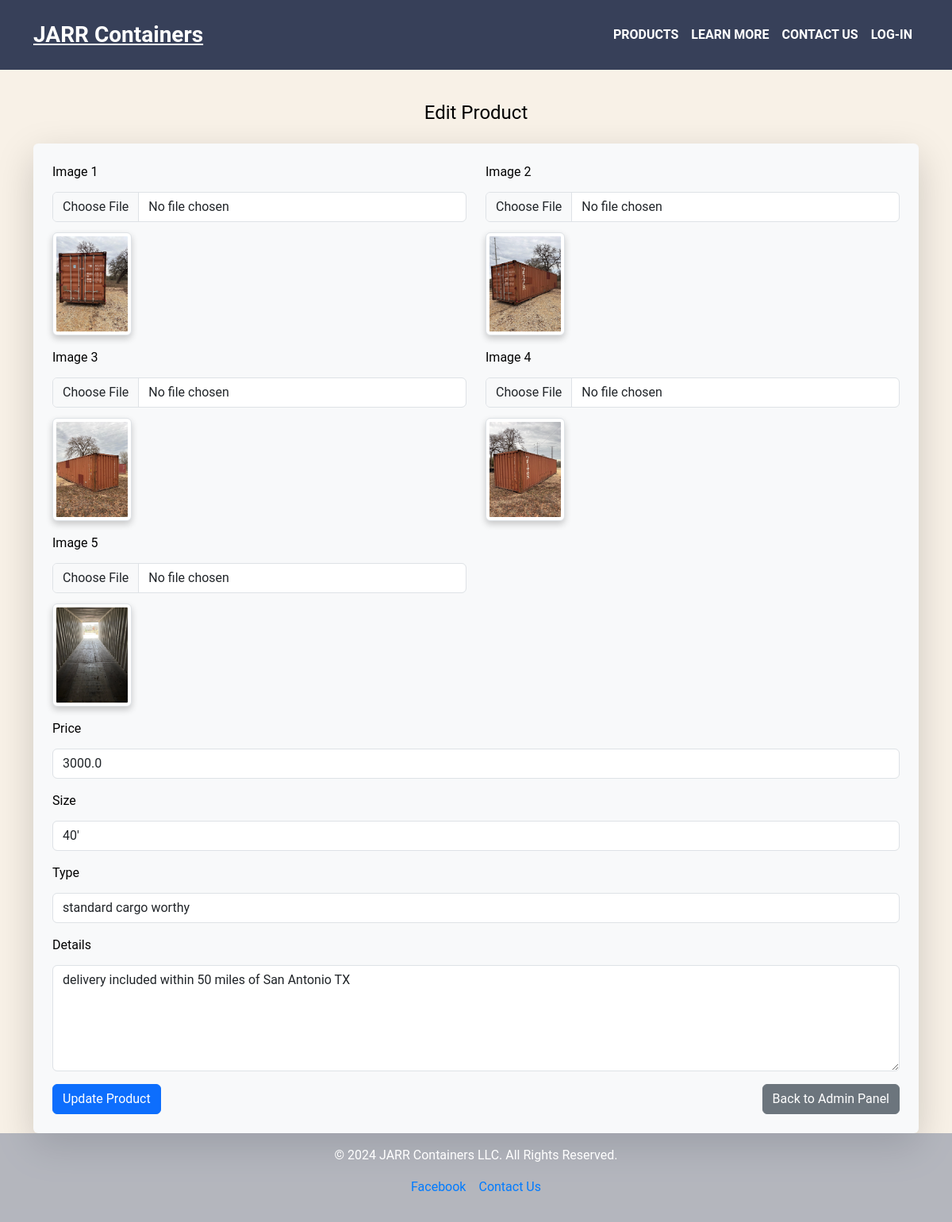
The page /admin/products/edit/6 (signed in) on the database its author committed.
### app.py (models this page shows, shortened)
class Container(db.Model):
    id = db.Column(db.Integer, primary_key=True)
    image1 = db.Column(db.String(200), nullable=True)
    image2 = db.Column(db.String(200), nullable=True)
    image3 = db.Column(db.String(200), nullable=True)
    image4 = db.Column(db.String(200), nullable=True)
    image5 = db.Column(db.String(200), nullable=True)
    price = db.Column(db.Float, nullable=False)
    size = db.Column(db.String(50), nullable=False)
    type = db.Column(db.String(50), nullable=False)
    details = db.Column(db.Text, nullable=False)

### app.py (the view, shortened to what this page needs)
@app.route('/admin/products/edit/<int:container_id>', methods=['GET', 'POST'])
@login_required
def edit_product(container_id):
    container = Container.query.get_or_404(container_id)
    return render_template('edit_product.html', container=container)

### app.py (called while the page is built)
@login_manager.user_loader
def load_user(user_id):
    return User.query.get(int(user_id))

### templates/edit_product.html (shortened to what this page needs)
{% extends 'base.html' %}
{% block content %}
<div class="container mt-5">
    <h1 class="text-center mb-4">Edit Product</h1>
    <form action="{{ url_for('edit_product', container_id=container.id) }}" method="POST" enctype="multipart/form-data" class="shadow-lg p-4 rounded bg-light">
        <div class="row">
            <div class="col-md-6 mb-3">
                <label for="image1" class="form-label">Image 1</label>
                <input type="file" name="image1" class="form-control">
                {% if container.image1 %}
                    <img src="{{ url_for('static', filename='uploads/' + container.image1) }}" alt="Image 1" class="img-thumbnail mt-2" style="width:100px;">
                {% endif %}
            </div>
            <div class="col-md-6 mb-3">
                <label for="image2" class="form-label">Image 2</label>
                <input type="file" name="image2" class="form-control">
                {% if container.image2 %}
                    <img src="{{ url_for('static', filename='uploads/' + container.image2) }}" alt="Image 2" class="img-thumbnail mt-2" style="width:100px;">
                {% endif %}
            </div>
            <div class="col-md-6 mb-3">
                <label for="image3" class="form-label">Image 3</label>
                <input type="file" name="image3" class="form-control">
                {% if container.image3 %}
                    <img src="{{ url_for('static', filename='uploads/' + container.image3) }}" alt="Image 3" class="img-thumbnail mt-2" style="width:100px;">
                {% endif %}
            </div>
            <div class="col-md-6 mb-3">
                <label for="image4" class="form-label">Image 4</label>
                <input type="file" name="image4" class="form-control">
                {% if container.image4 %}
                    <img src="{{ url_for('static', filename='uploads/' + container.image4) }}" alt="Image 4" class="img-thumbnail mt-2" style="width:100px;">
                {% endif %}
            </div>
            <div class="col-md-6 mb-3">
                <label for="image5" class="form-label">Image 5</label>
                <input type="file" name="image5" class="form-control">
                {% if container.image5 %}
                    <img src="{{ url_for('static', filename='uploads/' + container.image5) }}" alt="Image 5" class="img-thumbnail mt-2" style="width:100px;">
                {% endif %}
            </div>
        </div>
        <div class="mb-3">
            <label for="price" class="form-label">Price</label>
            <input type="text" name="price" class="form-control" value="{{ container.price }}" required>
        </div>
        <div class="mb-3">
            <label for="size" class="form-label">Size</label>
            <input type="text" name="size" class="form-control" value="{{ container.size }}" required>
        </div>
        <div class="mb-3">
            <label for="type" class="form-label">Type</label>
            <input type="text" name="type" class="form-control" value="{{ container.type }}" required>
        </div>
        <div class="mb-3">
            <label for="details" class="form-label">Details</label>
            <textarea name="details" class="form-control" rows="5" required>{{ container.details }}</textarea>
        </div>
        <div class="d-flex justify-content-between">
            <button type="submit" class="btn btn-primary">Update Product</button>
            <a href="{{ url_for('admin') }}" class="btn btn-secondary">Back to Admin Panel</a>
        </div>
    </form>
</div>
{% endblock %}

### static/css/styles.css (style rules this page uses)
* { margin: 0; padding: 0; box-sizing: border-box; }
html, body { height: 100%; margin: 0; }
body { padding-top: 80px; font-family: 'Roboto', sans-serif; background-color: #f8f1e7; color: #000; display: flex; flex-direction: column; }
form { text-align: left; margin-top: 20px; }
form input, form textarea { width: 100%; padding: 10px; margin: 5px 0; border: 1px solid #ccc; border-radius: 5px; }
form button { padding: 10px 20px; background-color: #007bff; color: white; border: none; border-radius: 5px; cursor: pointer; }
h1 { font-size: 1.5rem; font-weight: 400; }
img { border-radius: 10px; box-shadow: 0 4px 8px rgba(0, 0, 0, 0.2); }

### rows shown on the page
Container: image1 (picture), image2 (picture), image3 (picture), image4 (picture), image5 (picture), price "3000.0", size "40'", type "standard cargo worthy", details "delivery included within 50 miles of San Antonio TX"
